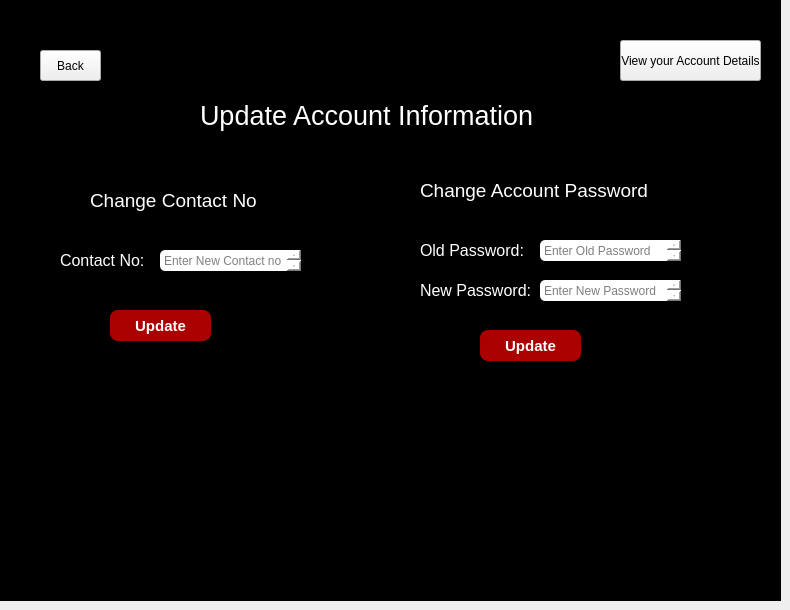
    <widget class="QWidget" name="editpassinfo">
     <widget class="QLabel" name="label_78">
      <property name="geometry">
       <rect>
        <x>420</x>
        <y>175</y>
        <width>231</width>
        <height>31</height>
       </rect>
      </property>
      <property name="font">
       <font>
        <pointsize>14</pointsize>
       </font>
      </property>
      <property name="styleSheet">
       <string notr="true">color: rgb(255, 255, 255);
</string>
      </property>
      <property name="text">
       <string>Change Account Password</string>
      </property>
     </widget>
     <widget class="QLabel" name="label_79">
      <property name="geometry">
       <rect>
        <x>0</x>
        <y>0</y>
        <width>781</width>
        <height>601</height>
       </rect>
      </property>
      <property name="styleSheet">
       <string notr="true">background-color: rgb(0, 0, 0);

</string>
      </property>
      <property name="text">
       <string/>
      </property>
     </widget>
     <widget class="QLabel" name="label_80">
      <property name="geometry">
       <rect>
        <x>470</x>
        <y>380</y>
        <width>131</width>
        <height>16</height>
       </rect>
      </property>
      <property name="font">
       <font>
        <pointsize>10</pointsize>
        <weight>50</weight>
        <italic>false</italic>
        <bold>false</bold>
        <strikeout>false</strikeout>
        <kerning>true</kerning>
       </font>
      </property>
      <property name="styleSheet">
       <string notr="true">color: rgb(255, 255, 255);</string>
      </property>
      <property name="text">
       <string/>
      </property>
     </widget>
     <widget class="QLabel" name="label_81">
      <property name="geometry">
       <rect>
        <x>90</x>
        <y>185</y>
        <width>171</width>
        <height>31</height>
       </rect>
      </property>
      <property name="font">
       <font>
        <pointsize>14</pointsize>
       </font>
      </property>
      <property name="styleSheet">
       <string notr="true">color: rgb(255, 255, 255);
</string>
      </property>
      <property name="text">
       <string>Change Contact No</string>
      </property>
     </widget>
     <widget class="QPushButton" name="savechanges_4">
      <property name="geometry">
       <rect>
        <x>110</x>
        <y>310</y>
        <width>101</width>
        <height>31</height>
       </rect>
      </property>
      <property name="font">
       <font>
        <pointsize>11</pointsize>
        <weight>75</weight>
        <bold>true</bold>
       </font>
      </property>
      <property name="styleSheet">
       <string notr="true">color: rgb(255, 255, 255);
background-color: rgb(170, 0, 0);
border-radius: 8px;
border-color: black;

</string>
      </property>
      <property name="text">
       <string>Update</string>
      </property>
     </widget>
     <widget class="QPushButton" name="bachavailuptologinown_3">
      <property name="geometry">
       <rect>
        <x>40</x>
        <y>50</y>
        <width>61</width>
        <height>31</height>
       </rect>
      </property>
      <property name="text">
       <string>Back</string>
      </property>
     </widget>
     <widget class="QTextEdit" name="updatecontactno_2">
      <property name="geometry">
       <rect>
        <x>160</x>
        <y>250</y>
        <width>141</width>
        <height>21</height>
       </rect>
      </property>
      <property name="styleSheet">
       <string notr="true">background-color: rgb(255, 255, 255);
border-radius: 5px;
border-color: black;
</string>
      </property>
      <property name="html">
       <string>&lt;!DOCTYPE HTML PUBLIC &quot;-//W3C//DTD HTML 4.0//EN&quot; &quot;http://www.w3.org/TR/REC-html40/strict.dtd&quot;&gt;
&lt;html&gt;&lt;head&gt;&lt;meta name=&quot;qrichtext&quot; content=&quot;1&quot; /&gt;&lt;style type=&quot;text/css&quot;&gt;
p, li { white-space: pre-wrap; }
&lt;/style&gt;&lt;/head&gt;&lt;body style=&quot; font-family:'MS Shell Dlg 2'; font-size:8.25pt; font-weight:400; font-style:normal;&quot;&gt;
&lt;p style=&quot;-qt-paragraph-type:empty; margin-top:0px; margin-bottom:0px; margin-left:0px; margin-right:0px; -qt-block-indent:0; text-indent:0px; font-family:'Segoe UI'; font-size:9pt;&quot;&gt;&lt;br /&gt;&lt;/p&gt;&lt;/body&gt;&lt;/html&gt;</string>
      </property>
      <property name="placeholderText">
       <string>Enter New Contact no</string>
      </property>
     </widget>
     <widget class="QLabel" name="label_82">
      <property name="geometry">
       <rect>
        <x>420</x>
        <y>230</y>
        <width>181</width>
        <height>41</height>
       </rect>
      </property>
      <property name="font">
       <font>
        <pointsize>12</pointsize>
       </font>
      </property>
      <property name="styleSheet">
       <string notr="true">color: rgb(255, 255, 255);</string>
      </property>
      <property name="text">
       <string>Old Password:</string>
      </property>
     </widget>
     <widget class="QTextEdit" name="newownoass_2">
      <property name="geometry">
       <rect>
        <x>540</x>
        <y>280</y>
        <width>141</width>
        <height>21</height>
       </rect>
      </property>
      <property name="styleSheet">
       <string notr="true">background-color: rgb(255, 255, 255);
border-radius: 5px;
border-color: black;
</string>
      </property>
      <property name="html">
       <string>&lt;!DOCTYPE HTML PUBLIC &quot;-//W3C//DTD HTML 4.0//EN&quot; &quot;http://www.w3.org/TR/REC-html40/strict.dtd&quot;&gt;
&lt;html&gt;&lt;head&gt;&lt;meta name=&quot;qrichtext&quot; content=&quot;1&quot; /&gt;&lt;style type=&quot;text/css&quot;&gt;
p, li { white-space: pre-wrap; }
&lt;/style&gt;&lt;/head&gt;&lt;body style=&quot; font-family:'MS Shell Dlg 2'; font-size:8.25pt; font-weight:400; font-style:normal;&quot;&gt;
&lt;p style=&quot;-qt-paragraph-type:empty; margin-top:0px; margin-bottom:0px; margin-left:0px; margin-right:0px; -qt-block-indent:0; text-indent:0px; font-family:'Segoe UI'; font-size:9pt;&quot;&gt;&lt;br /&gt;&lt;/p&gt;&lt;/body&gt;&lt;/html&gt;</string>
      </property>
      <property name="placeholderText">
       <string>Enter New Password</string>
      </property>
     </widget>
     <widget class="QLabel" name="label_83">
      <property name="geometry">
       <rect>
        <x>60</x>
        <y>240</y>
        <width>181</width>
        <height>41</height>
       </rect>
      </property>
      <property name="font">
       <font>
        <pointsize>12</pointsize>
       </font>
      </property>
      <property name="styleSheet">
       <string notr="true">color: rgb(255, 255, 255);</string>
      </property>
      <property name="text">
       <string>Contact No:</string>
      </property>
     </widget>
     <widget class="QTextEdit" name="oldownpass_2">
      <property name="geometry">
       <rect>
        <x>540</x>
        <y>240</y>
        <width>141</width>
        <height>21</height>
       </rect>
      </property>
      <property name="styleSheet">
       <string notr="true">background-color: rgb(255, 255, 255);
border-radius: 5px;
border-color: black;
</string>
      </property>
      <property name="html">
       <string>&lt;!DOCTYPE HTML PUBLIC &quot;-//W3C//DTD HTML 4.0//EN&quot; &quot;http://www.w3.org/TR/REC-html40/strict.dtd&quot;&gt;
&lt;html&gt;&lt;head&gt;&lt;meta name=&quot;qrichtext&quot; content=&quot;1&quot; /&gt;&lt;style type=&quot;text/css&quot;&gt;
p, li { white-space: pre-wrap; }
&lt;/style&gt;&lt;/head&gt;&lt;body style=&quot; font-family:'MS Shell Dlg 2'; font-size:8.25pt; font-weight:400; font-style:normal;&quot;&gt;
&lt;p style=&quot;-qt-paragraph-type:empty; margin-top:0px; margin-bottom:0px; margin-left:0px; margin-right:0px; -qt-block-indent:0; text-indent:0px; font-family:'Segoe UI'; font-size:9pt;&quot;&gt;&lt;br /&gt;&lt;/p&gt;&lt;/body&gt;&lt;/html&gt;</string>
      </property>
      <property name="placeholderText">
       <string>Enter Old Password</string>
      </property>
     </widget>
     <widget class="QLabel" name="label_84">
      <property name="geometry">
       <rect>
        <x>200</x>
        <y>100</y>
        <width>341</width>
        <height>31</height>
       </rect>
      </property>
      <property name="font">
       <font>
        <family>MS Shell Dlg 2</family>
        <pointsize>20</pointsize>
       </font>
      </property>
      <property name="styleSheet">
       <string notr="true">
color: rgb(255, 255, 255);
</string>
      </property>
      <property name="text">
       <string>Update Account Information</string>
      </property>
     </widget>
     <widget class="QPushButton" name="savechanges_5">
      <property name="geometry">
       <rect>
        <x>480</x>
        <y>330</y>
        <width>101</width>
        <height>31</height>
       </rect>
      </property>
      <property name="font">
       <font>
        <pointsize>11</pointsize>
        <weight>75</weight>
        <bold>true</bold>
       </font>
      </property>
      <property name="styleSheet">
       <string notr="true">color: rgb(255, 255, 255);
background-color: rgb(170, 0, 0);
border-radius: 8px;
border-color: black;

</string>
      </property>
      <property name="text">
       <string>Update</string>
      </property>
     </widget>
     <widget class="QLabel" name="label_85">
      <property name="geometry">
       <rect>
        <x>420</x>
        <y>270</y>
        <width>111</width>
        <height>41</height>
       </rect>
      </property>
      <property name="font">
       <font>
        <pointsize>12</pointsize>
       </font>
      </property>
      <property name="styleSheet">
       <string notr="true">color: rgb(255, 255, 255);</string>
      </property>
      <property name="text">
       <string>New Password:</string>
      </property>
     </widget>
     <widget class="QLabel" name="label_86">
      <property name="geometry">
       <rect>
        <x>90</x>
        <y>370</y>
        <width>131</width>
        <height>16</height>
       </rect>
      </property>
      <property name="font">
       <font>
        <pointsize>10</pointsize>
        <weight>50</weight>
        <italic>false</italic>
        <bold>false</bold>
        <strikeout>false</strikeout>
        <kerning>true</kerning>
       </font>
      </property>
      <property name="styleSheet">
       <string notr="true">color: rgb(255, 255, 255);</string>
      </property>
      <property name="text">
       <string/>
      </property>
     </widget>
     <widget class="QPushButton" name="viewownaccdet_2">
      <property name="geometry">
       <rect>
        <x>620</x>
        <y>40</y>
        <width>141</width>
        <height>41</height>
       </rect>
      </property>
      <property name="text">
       <string>View your Account Details</string>
      </property>
     </widget>
     <zorder>label_79</zorder>
     <zorder>label_78</zorder>
     <zorder>label_80</zorder>
     <zorder>label_81</zorder>
     <zorder>savechanges_4</zorder>
     <zorder>bachavailuptologinown_3</zorder>
     <zorder>updatecontactno_2</zorder>
     <zorder>label_82</zorder>
     <zorder>newownoass_2</zorder>
     <zorder>label_83</zorder>
     <zorder>oldownpass_2</zorder>
     <zorder>label_84</zorder>
     <zorder>savechanges_5</zorder>
     <zorder>label_85</zorder>
     <zorder>label_86</zorder>
     <zorder>viewownaccdet_2</zorder>
    </widget>
